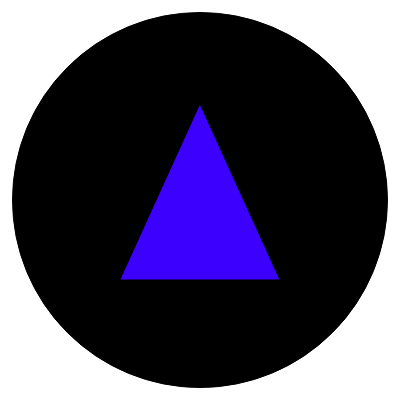
Frame 1 (no input)
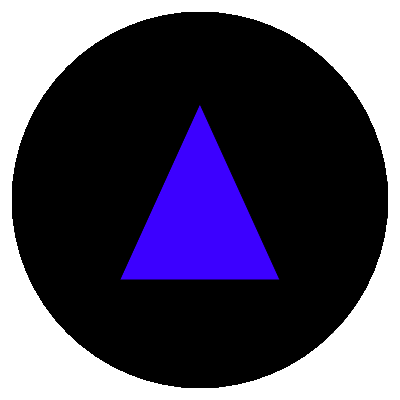
Frame 60 (no input)
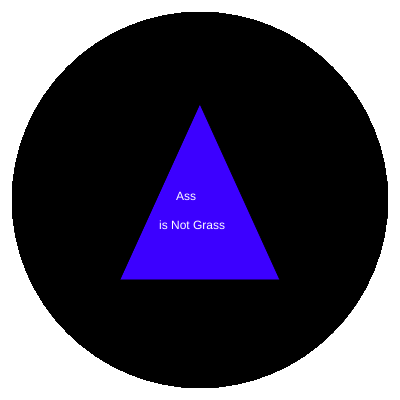
Frame 120 (the mouse pressed at the canvas centre since frame 60)

The p5.js sketch that drew these frames (run headless with seeded random() and noise() and a simulated clock; from frame 60 on, the mouse is pressed at the canvas centre):

// p5.js sketch
// ── sketch.js
function setup() {
    
    var debug = true;
    if (debug == true) {
      canvasX = 400;
      canvasY = 400;
    } else {
      canvasX = 1920;
      canvasY = 891;
    }
    createCanvas(canvasX, canvasY);
}
function draw() {
    fill(0, 0, 0);
    ellipse(200, 200, 375, 375);
    fill(60, 0, 255);
    triangle(200, 104, 280, 280, 120, 280);
    fill(255, 255, 255);
    var answer = floor(random(1, 5));
    
    if (answer === 0) {
        text("Ass", 176, 200);
        text("is Grass", 159, 229); 
    }
    else if (answer === 1) {
        text("Ass", 176, 200);
        text("is Not Grass", 159, 229); 
    }
    else if (answer === 2) {
        text("Ass", 176, 200);
        text("may be Grass", 159, 229);    
    }

}
